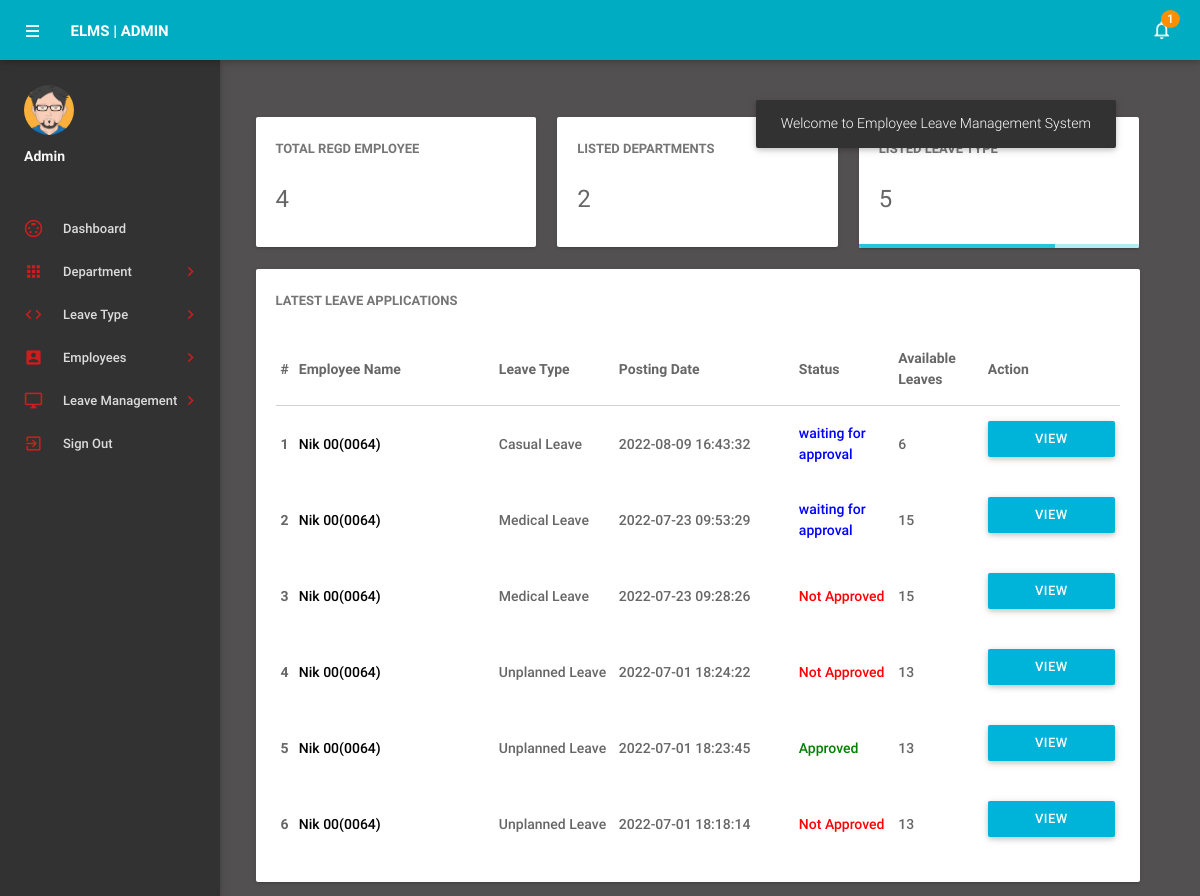
Screenshot of /admin/dashboard.php (signed in) with the database file from the repository.
### tables this page shows
CREATE TABLE `tblleaves` (
  `id` int(11) NOT NULL,
  `LeaveType` varchar(110) NOT NULL,
  `ToDate` varchar(120) NOT NULL,
  `FromDate` varchar(120) NOT NULL,
  `Description` mediumtext NOT NULL,
  `PostingDate` timestamp NOT NULL DEFAULT CURRENT_TIMESTAMP,
  `AdminRemark` mediumtext,
  `AdminRemarkDate` varchar(120) DEFAULT NULL,
  `Status` int(1) NOT NULL,
  `IsRead` int(1) NOT NULL,
  `empid` int(11) DEFAULT NULL
);

CREATE TABLE `tblemployees` (
  `id` int(11) NOT NULL,
  `EmpId` varchar(100) NOT NULL,
  `FirstName` varchar(150) NOT NULL,
  `LastName` varchar(150) NOT NULL,
  `EmailId` varchar(200) NOT NULL,
  `Password` varchar(180) NOT NULL,
  `Gender` varchar(100) NOT NULL,
  `Dob` varchar(100) NOT NULL,
  `Department` varchar(255) NOT NULL,
  `Address` varchar(255) NOT NULL,
  `City` varchar(200) NOT NULL,
  `Country` varchar(150) NOT NULL,
  `Phonenumber` char(11) NOT NULL,
  `Status` int(1) NOT NULL,
  `RegDate` timestamp NOT NULL DEFAULT CURRENT_TIMESTAMP
);

CREATE TABLE `totalleaves` (
  `empId` int(11) NOT NULL,
  `CasualLeave` int(11) DEFAULT NULL,
  `MedicalLeave` int(11) DEFAULT NULL,
  `UnplannedLeave` int(11) DEFAULT NULL,
  `PregnancyLeave` int(11) DEFAULT NULL,
  `ExampleLeave` int(11) DEFAULT NULL
);

### admin/dashboard.php (the view, shortened to what this page needs)
<?php
include('includes/config.php');
if(strlen($_SESSION['alogin'])==0)
    {
header('location:index.php');
}
else{
?>
<!DOCTYPE html>
<html lang="en">
    <head>
        <link type="text/css" rel="stylesheet" href="../assets/plugins/materialize/css/materialize.min.css"/>
        <link href="../assets/plugins/metrojs/MetroJs.min.css" rel="stylesheet">
        <link href="../assets/plugins/weather-icons-master/css/weather-icons.min.css" rel="stylesheet">
        <link href="../assets/css/alpha.min.css" rel="stylesheet" type="text/css"/>
        <link href="../assets/css/custom.css" rel="stylesheet" type="text/css"/>
    </head>
    <body>
           <?php include('includes/header.php');?>
       <?php include('includes/sidebar.php');?>
            <main class="mn-inner">
                <div class="middle-content">
                    <div class="row no-m-t no-m-b">
                    <div class="col s12 m12 l4">
                        <div class="card stats-card">
                            <div class="card-content">
                                <span class="card-title">Total Regd Employee</span>
                                <span class="stats-counter">
<?php
$sql = "SELECT id from tblemployees";
$query = $dbh -> prepare($sql);
$query->execute();
$empcount=$query->rowCount();
?>
                                    <span class="counter"><?php echo htmlentities($empcount);?></span></span>
                            </div>
                            <div id="sparkline-bar"></div>
                        </div>
                    </div>
                        <div class="col s12 m12 l4">
                        <div class="card stats-card">
                            <div class="card-content">
                                <span class="card-title">Listed Departments </span>
    <?php
$sql = "SELECT id from tbldepartments";
$query = $dbh -> prepare($sql);
$query->execute();
$dptcount=$query->rowCount();
?>
                                <span class="stats-counter"><span class="counter"><?php echo htmlentities($dptcount);?></span></span>
                            </div>
                            <div id="sparkline-line"></div>
                        </div>
                    </div>
                    <div class="col s12 m12 l4">
                        <div class="card stats-card">
                            <div class="card-content">
                                <span class="card-title">Listed leave Type</span>
                                    <?php
$sql = "SELECT id from  tblleavetype";
$query = $dbh -> prepare($sql);
$query->execute();
$leavtypcount=$query->rowCount();
?>
                                <span class="stats-counter"><span class="counter"><?php echo htmlentities($leavtypcount);?></span></span>
                            </div>
                            <div class="progress stats-card-progress">
                                <div class="determinate" style="width: 70%"></div>
                            </div>
                        </div>
                    </div>
                </div>
                    <div class="row no-m-t no-m-b">
                        <div class="col s12 m12 l12">
                            <div class="card invoices-card">
                                <div class="card-content">
                                    <span class="card-title">Latest Leave Applications</span>
                             <table id="example" class="display responsive-table ">
                                    <thead>
                                        <tr>
                                            <th>#</th>
                                            <th width="200">Employee Name</th>
                                            <th width="120">Leave Type</th>
                                             <th width="180">Posting Date</th>
                                            <th>Status</th>
                                            <th>Available Leaves</th>
                                            <th align="center">Action</th>
                                        </tr>
                                    </thead>
                                    <tbody>
<?php $sql = "SELECT tblleaves.id as lid,tblemployees.FirstName,tblemployees.LastName,tblemployees.EmpId,tblemployees.id,tblleaves.LeaveType,tblleaves.PostingDate,tblleaves.Status from tblleaves join tblemployees on tblleaves.empid=tblemployees.id order by lid desc limit 6";
$query = $dbh -> prepare($sql);
$query->execute();
$results=$query->fetchAll(PDO::FETCH_OBJ);
$cnt=1;
$sql2 = "SELECT COLUMN_NAME as name FROM INFORMATION_SCHEMA.COLUMNS WHERE TABLE_NAME = N'totalleaves';";
$query2 = $dbh -> prepare($sql2);
$query2->execute();
$results2=$query2->fetchAll(PDO::FETCH_OBJ);
if($query->rowCount() > 0)
{
foreach($results as $result)
{
      ?>
                                        <tr>
                                            <td> <b><?php echo htmlentities($cnt);?></b></td>
                                              <td><a href="editemployee.php?empid=<?php echo htmlentities($result->id);?>" target="_blank"><?php echo htmlentities($result->FirstName." ".$result->LastName);?>(<?php echo htmlentities($result->EmpId);?>)</a></td>
                                            <td><?php echo htmlentities($result->LeaveType);?></td>
                                            <td><?php echo htmlentities($result->PostingDate);?></td>
                                                                       <td><?php $stats=$result->Status;
                                                if($stats==1){?>
                                                    <span style="color: green">Approved</span>
                                                    <?php }
                                                    if($stats==2)  { ?>
                                                    <span style="color: red">Not Approved</span>
                                                    <?php }
                                                 if($stats==0)  { ?>
                                                <span style="color: blue">waiting for approval</span>
                                                 <?php }
                                                 ?>
                                             </td>
                                             <td><?php foreach($results2 as $result2){
                                                if($result2->name != 'empId')
                                                {
                                                    $column = preg_split("/(?=(?<![A-Z]|^)[A-Z])/",$result2->name);
                                                    foreach($column as $col){
                                                        $tempname .= $col . ' ';
                                                    }
                                                    $tempname = rtrim($tempname,' ');
                                                    $q2=$dbh->prepare("SELECT * FROM totalleaves WHERE totalleaves.empId='$result->id'");
                                                    $q2->execute();
                                                    $r2 = $q2->fetchAll(PDO::FETCH_OBJ);
                                                    foreach($r2 as $res){
                                                        $columnname = $result2->name;
                                                        $value = $res->$columnname;
                                                        if($result->LeaveType === $tempname){
                                                            echo htmlentities($value);
                                                        }
                                                    }
                                                    $tempname = '';
                                                }
                                             };?></td>
           <td><a href="leave-details.php?leaveid=<?php echo htmlentities($result->lid);?>" class="waves-effect waves-light btn blue m-b-xs"  > View Details</a></td>
                                    </tr>
                                         <?php $cnt++;} }?>
                                    </tbody>
                                </table>
                                </div>
                            </div>
                        </div>
                    </div>
                </div>
            </main>
        </div>
    </body>
</html>
<?php } ?>

### rows the page displays
tblleaves: tblemployees.FirstName+LastName "Nik 00", tblemployees.EmpId "0064", LeaveType "Casual Leave", PostingDate "2022-08-09 16:43:32", Status "waiting for approval"
totalleaves: value "6", value "15", value "13"
tblleaves: tblemployees.FirstName+LastName "Nik 00", tblemployees.EmpId "0064", LeaveType "Medical Leave", PostingDate "2022-07-23 09:53:29", Status "waiting for approval"
tblleaves: tblemployees.FirstName+LastName "Nik 00", tblemployees.EmpId "0064", LeaveType "Medical Leave", PostingDate "2022-07-23 09:28:26", Status "Not Approved"
tblleaves: tblemployees.FirstName+LastName "Nik 00", tblemployees.EmpId "0064", LeaveType "Unplanned Leave", PostingDate "2022-07-01 18:24:22", Status "Not Approved"
tblleaves: tblemployees.FirstName+LastName "Nik 00", tblemployees.EmpId "0064", LeaveType "Unplanned Leave", PostingDate "2022-07-01 18:23:45", Status "Approved"
tblleaves: tblemployees.FirstName+LastName "Nik 00", tblemployees.EmpId "0064", LeaveType "Unplanned Leave", PostingDate "2022-07-01 18:18:14", Status "Not Approved"

### other values shown
$unreadcount "1"
$empcount "4"
$dptcount "2"
$leavtypcount "5"
